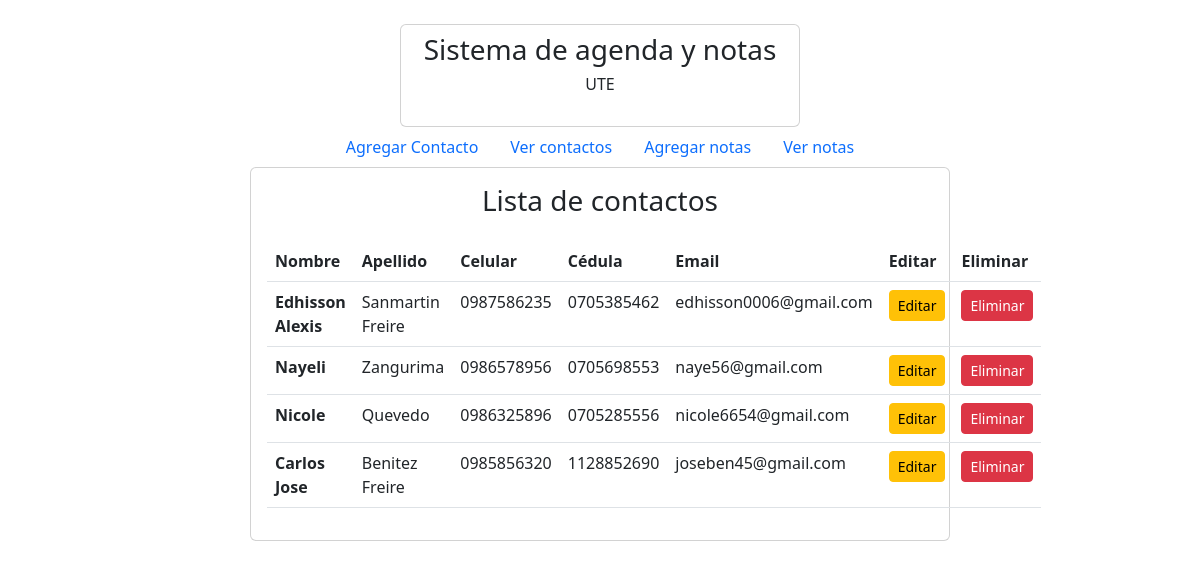
Page /contact/ on the committed database.
### appUno/models.py (models this page shows, shortened)
class Contacto(models.Model):
    nombre=models.CharField(max_length=30)
    apellido=models.CharField(max_length=30)
    celular=models.CharField(max_length=10)
    cedula=models.CharField(max_length=30)
    email=models.EmailField()
    class Meta:
        db_table = 'contac'
        verbose_name = 'Contacto'
        verbose_name_plural = 'contactos'
        ordering = ['id']

### appUno/views.py (the view)
# urls.py: path('contact/',listar_contactos, name='listar_c'),
def listar_contactos(request):
    contactos = Contacto.objects.all()
    return render(request, "listar_c.html", {"contactos": contactos})

### templates/listar_c.html
{% extends "index.html" %}
{% block content %}
{% load crispy_forms_tags %}
<section class ="d-flex justify-content-center">
  <div class="card col-sm-7 p-3" >
      <div class="mb-3" style ="text-align: center">
          <h3>Lista de contactos </h3>
      </div>
      <div>
        <table class="table">
            <thead>
              <tr>
                <th scope="col">Nombre</th>
                <th scope="col">Apellido</th>
                <th scope="col">Celular</th>
                <th scope="col">Cédula</th>
                <th scope="col">Email</th>
                <th scope="col">Editar</th>
                <th scope="col">Eliminar</th>
              </tr>
            </thead>
            <tbody>
            {% for contacto in contactos %}
            <tr>
              <th scope="row">{{ contacto.nombre }}</th>
                <td>{{ contacto.apellido }}</td>
                <td>{{ contacto.celular }}</td>
                <td>{{ contacto.cedula }}</td>
                <td>{{ contacto.email }}</td>
                <td><a class="btn btn-sm btn-warning" href="/edicionContacto/{{contacto.id}}">Editar</a></td>
                <td><a class="btn btn-sm btn-danger" href="/eliminarContacto/{{contacto.id}}">Eliminar</a></td>
              </tr>
            {% endfor %}
            </tbody>
          </table>
      </div>
  </div>
</section>
{% endblock %}

### rows in the picture
Contacto: nombre "Edhisson Alexis", apellido "Sanmartin Freire", celular "0987586235", cedula "0705385462", email "edhisson0006@gmail.com"
Contacto: nombre "Nayeli", apellido "Zangurima", celular "0986578956", cedula "0705698553", email "naye56@gmail.com"
Contacto: nombre "Nicole", apellido "Quevedo", celular "0986325896", cedula "0705285556", email "nicole6654@gmail.com"
Contacto: nombre "Carlos Jose", apellido "Benitez Freire", celular "0985856320", cedula "1128852690", email "joseben45@gmail.com"
